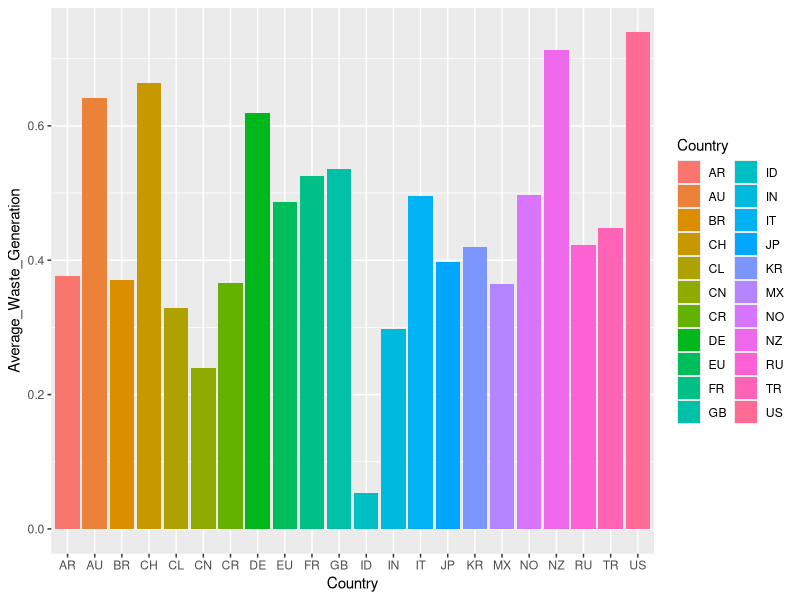

Write R code to recreate this figure.
library(dplyr)
library(ggplot2)
library(readxl)



# This is the Climate Action Tracker (CAT) file

# I made it so you don't have to change your working directories to access the
# data, so you can stay in this file's directory when working in it.

# Get dataframe
cat_df <- read_excel("../data/CAT-Decarbonisation-Indicators.AllData.260919.xlsx",
                     sheet = "RawData")

# Create a new dataframe grouping by indicators
updated_df <- cat_df %>%
  select(Indicator, Country, Value) %>% 
  filter(Indicator == "Waste generation (per capita)") %>%
  group_by(Country) %>%
  summarize(
    Average_Waste_Generation = mean(Value)
  )

# Making dataframe into a bar chart
p <- ggplot(updated_df, mapping = aes(fill = Country, x = Country, y = Average_Waste_Generation)) + geom_bar(position = "stack", stat = "identity")
p
